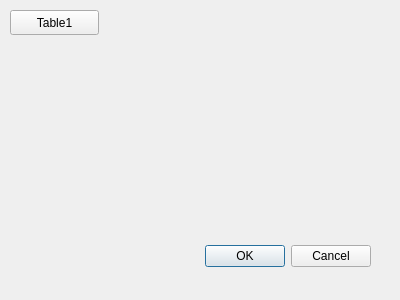
<?xml version="1.0" encoding="UTF-8"?>
<ui version="4.0">
 <class>Dialog</class>
 <widget class="QDialog" name="Dialog">
  <property name="geometry">
   <rect>
    <x>0</x>
    <y>0</y>
    <width>400</width>
    <height>300</height>
   </rect>
  </property>
  <property name="windowTitle">
   <string>Dialog</string>
  </property>
  <widget class="QDialogButtonBox" name="buttonBox">
   <property name="geometry">
    <rect>
     <x>30</x>
     <y>240</y>
     <width>341</width>
     <height>32</height>
    </rect>
   </property>
   <property name="orientation">
    <enum>Qt::Horizontal</enum>
   </property>
   <property name="standardButtons">
    <set>QDialogButtonBox::Cancel|QDialogButtonBox::Ok</set>
   </property>
  </widget>
  <widget class="QPushButton" name="pushButton">
   <property name="geometry">
    <rect>
     <x>10</x>
     <y>10</y>
     <width>89</width>
     <height>25</height>
    </rect>
   </property>
   <property name="text">
    <string>Table1</string>
   </property>
  </widget>
 </widget>
 <resources/>
 <connections>
  <connection>
   <sender>buttonBox</sender>
   <signal>accepted()</signal>
   <receiver>Dialog</receiver>
   <slot>accept()</slot>
   <hints>
    <hint type="sourcelabel">
     <x>248</x>
     <y>254</y>
    </hint>
    <hint type="destinationlabel">
     <x>157</x>
     <y>274</y>
    </hint>
   </hints>
  </connection>
  <connection>
   <sender>buttonBox</sender>
   <signal>rejected()</signal>
   <receiver>Dialog</receiver>
   <slot>reject()</slot>
   <hints>
    <hint type="sourcelabel">
     <x>316</x>
     <y>260</y>
    </hint>
    <hint type="destinationlabel">
     <x>286</x>
     <y>274</y>
    </hint>
   </hints>
  </connection>
 </connections>
</ui>
